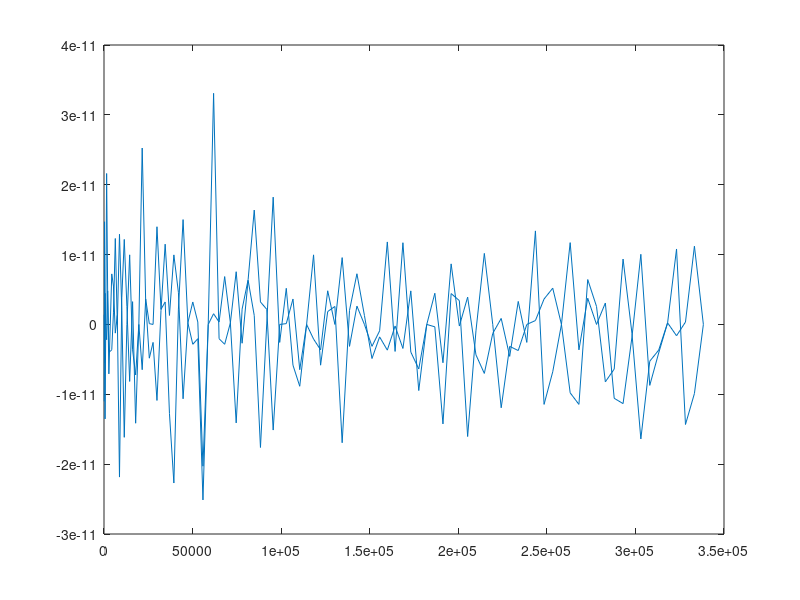

MATLAB code for this plot:
clear all
%x = rand(100,1);
x = (1:100)';

len = length(x);

%# autocorrelation
nfft = 2^nextpow2(2*len-1);
r = ifft( fft(x,nfft) .* conj(fft(x,nfft)) );

%# rearrange and keep values corresponding to lags: -(len-1):+(len-1)
r = [r(end-len+2:end) ; r(1:len)];

%# compare with MATLAB's XCORR output
all( (xcorr(x)-r) < 1e-10 )

plot(r)